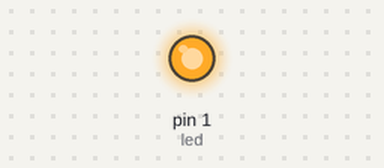
The sketch below on a simulated Arduino Uno, built with avr-gcc and run on an emulated ATmega328P. Parts: output pins drawn as LEDs (lit = HIGH).

Above: at 0.05 s.
Timing chart, 0 to 3.0 s (numbered marks = the images above):
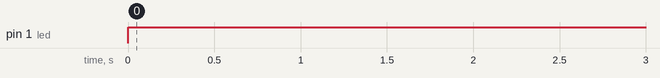

Measured:
- by itself, pin 1 (led): LOW → HIGH at 0.00 s

The sketch:

test_file.ino
```cpp
const int led=1;
void setup() {
  // put your setup code here, to run once:
  pinMode(led,OUTPUT);

}

void loop() {
  // put your main code here, to run repeatedly:
  digitalWrite(led,HIGH);
  delay(500);
  digitalWrite(led,LOW);
}
```
